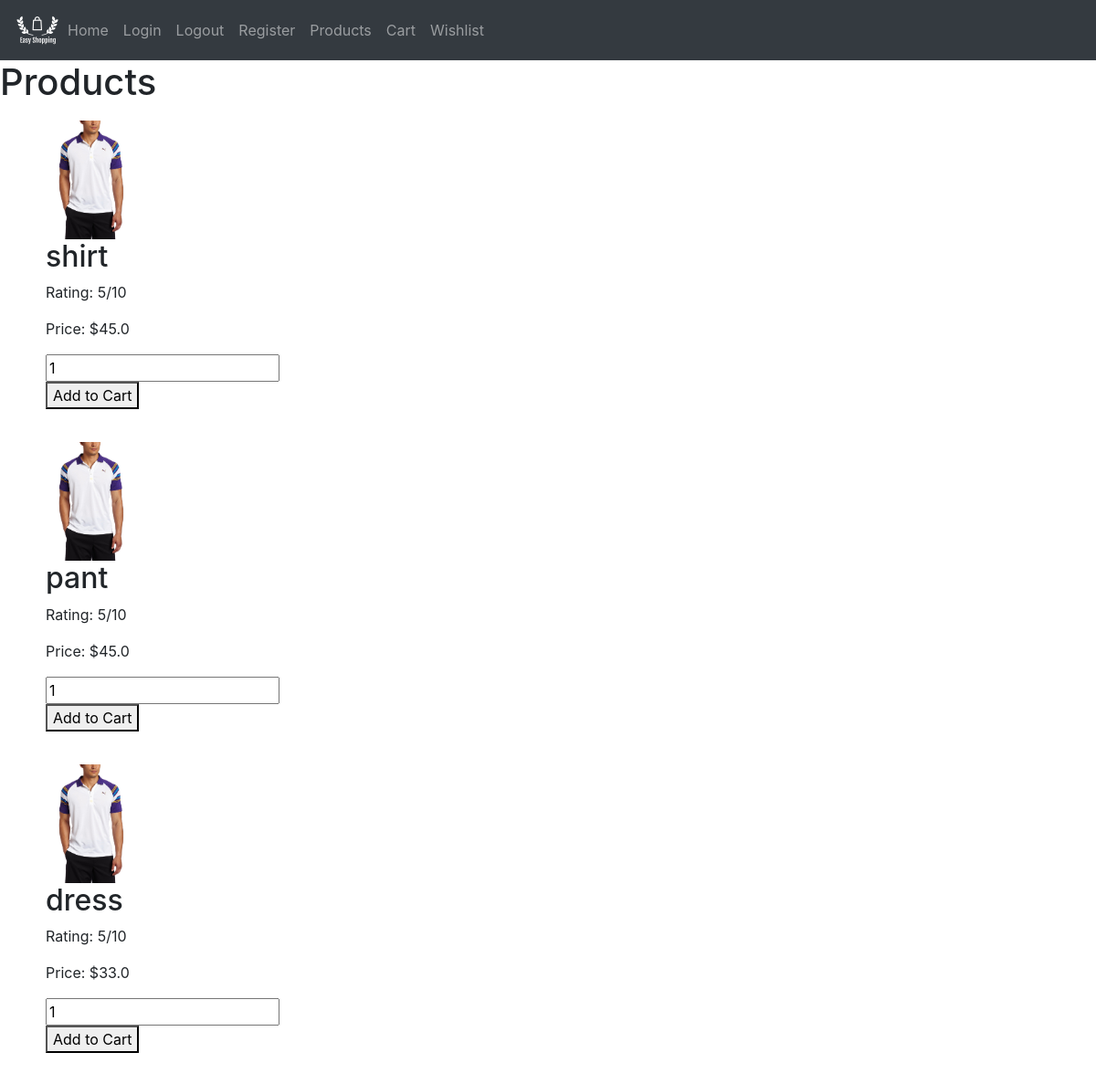
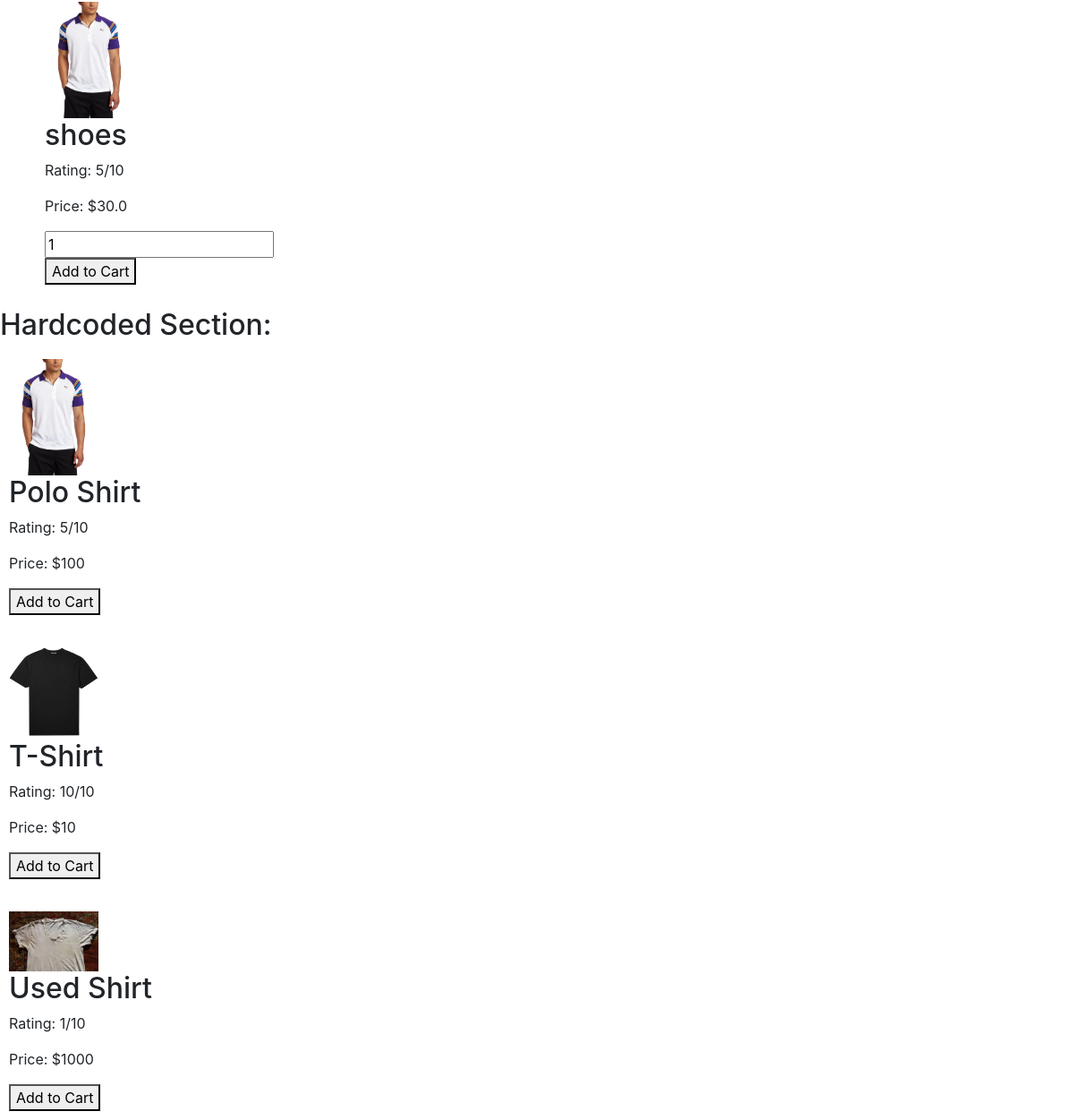
/product, run on the app's committed database (2 pictures, top to bottom).
### ShoppingApp/models.py (models this page shows)
class Item(db.Model):
    __tablename__ = 'table_of_items'
    id = db.Column(db.Integer, primary_key=True)
    itemname = db.Column(db.String(64), unique=True, nullable=False)
    itemprice = db.Column(db.Float)

### ShoppingApp/routes.py (the view, shortened to what this page needs)
@app.route('/product', methods=['GET','POST'])
def product():
    title = 'Products'
    items = Item.query.all()
    print(items)
    return render_template('product.html', items=items, title=title)

### ShoppingApp/templates/product.html (shortened to what this page needs)
{% extends "base.html" %}
{% block content %}
<h1>{{title}}</h1>
{% for item in items %}
<ul>
    <div class="column">
        <form action="?itemname={{item.itemname}}&itemprice={{item.itemprice}}"
              method="POST"
        >
            <img src=/static/images/polo.jpg width=100px>
            <h2>{{item.itemname}}</h2>
            <p>Rating: 5/10</p>
            <p>Price: ${{item.itemprice}}</p>
            <div>
                <input type="text" name="quantity" value=1>
            </div>
            <button
                type="submit"
                name="addtocart"
            >
                Add to Cart
            </button>
        </form>
    </div>
</ul>
{% endfor %}
<h2>Hardcoded Section:</h2>
<div class="column" >
    <img src = /static/images/polo.jpg width =100px>
    <h2>Polo Shirt</h2>
    <p>Rating: 5/10</p>
    <p>Price: $100</p>
    <button> Add to Cart </button>
  </div>
  <div class="column">
    <img src = /static/images/tshirt.jpg width =100px>
    <h2>T-Shirt</h2>
    <p>Rating: 10/10</p>
    <p>Price: $10</p>
    <button> Add to Cart </button>
  </div>
  <div class="column">
    <img src = /static/images/clapped.jpg width =100px>
    <h2>Used Shirt</h2>
    <p>Rating: 1/10</p>
    <p>Price: $1000</p>
    <button> Add to Cart </button>
  </div>
{% endblock content %}

### ShoppingApp/static/css/main.css (style rules this page uses)
.column { float: center; width: 50%; padding: 10px; }
body { background-position: center; background-repeat: no-repeat; background-size: cover; position: relative; }

### data on the page
Item: itemname "shirt", itemprice "45.0"
Item: itemname "pant", itemprice "45.0"
Item: itemname "dress", itemprice "33.0"
Item: itemname "shoes", itemprice "30.0"

### other printed values
{{ title }} "Products"
